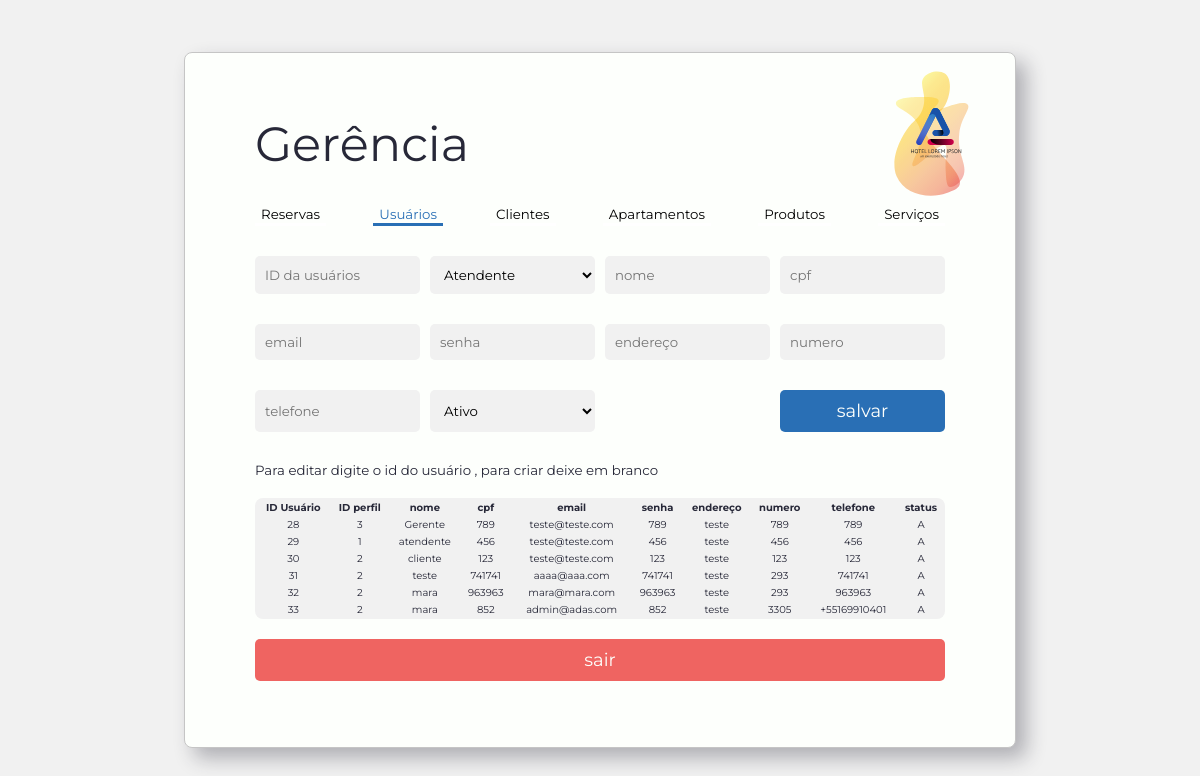
Screenshot of /gerenciaUsuarios.php (signed in) with the database file from the repository.
### tables this page shows
CREATE TABLE `tblusuario` (
  `idUsuario` int(11) NOT NULL,
  `idPerfilUsuario` int(11) NOT NULL,
  `nome` varchar(50) NOT NULL,
  `cpf` varchar(11) NOT NULL,
  `email` varchar(100) NOT NULL,
  `senha` varchar(12) NOT NULL,
  `endereco` varchar(150) DEFAULT NULL,
  `numero` varchar(20) DEFAULT NULL,
  `telefone` varchar(12) DEFAULT NULL,
  `status` varchar(1) NOT NULL
);

### gerenciaUsuarios.php (the view, shortened to what this page needs)
<?php
include '_servidor.php';
if (!isset($_SESSION)){
    $sair = "document.location.href='./_disconnect.php'";
    $reserva = "document.location.href='./gerenciareservas.php'";
    $usuarios = "document.location.href='./gerenciausuarios.php'";
    $clientes = "document.location.href='./gerenciaclientes.php'";
    $apartamentos = "document.location.href='./gerenciaapartamentos.php'";
    $produtos = "document.location.href='./gerenciaprodutos.php'";
    $servico = "document.location.href='./gerenciaservicos.php'";
    if($_SESSION['perfil']==3){
        try{
            $sql = "SELECT * FROM tblusuario " ;
                $res = $db->prepare($sql);
                $res->bindValue(1, '%a%');
                $res->execute();
                $pes = $res->fetchAll(PDO::FETCH_OBJ);
        }
        catch(PDOException $e) {
        echo $e->getMessage();
        }
        echo '<html lang="pt-br">
        <head>
            <link rel="stylesheet" href="style.css">
        </head>
        <body>
            <div class="conteiner">
                <form  class="form__login" action="_gerenciar_usuarios.php" method="POST">
                    <h1>Gerência</h1>
                        <div class="menu">
                            <button class="menu__default" onclick="document.location.href='.$reserva.'" type="button">Reservas</button>
                            <button class="menu__default--active" onclick="document.location.href='.$usuarios.'" type="button">Usuários</button>
                            <button class="menu__default" onclick="document.location.href='.$clientes.'" type="button">Clientes</button>
                            <button class="menu__default" onclick="document.location.href='.$apartamentos.'" type="button">Apartamentos</button>
                            <button class="menu__default" onclick="document.location.href='.$produtos.'" type="button">Produtos</button>
                            <button class="menu__default" onclick="document.location.href='.$servico.'" type="button">Serviços</button>
                        </div>
                        <div class="input__gerencia">
                            <input class="input__default" placeholder="ID da usuários" type="text" name="IDusuario"/>
                            <select class="input__default" placeholder="ID perfil" type="text" name="IDperfil">
                                <option value="1">Atendente</option>
                            </select>
                            <input class="input__default" placeholder="nome" type="text" name="nome"/>
                            <input class="input__default" placeholder="cpf" type="text" name="cpf"/>
                            <input class="input__default" placeholder="email" type="text" name="email"/>
                            <input class="input__default" placeholder="senha" type="text" name="senha"/>
                            <input class="input__default" placeholder="endereço" type="text" name="endereco"/>
                            <input class="input__default" placeholder="numero" type="text" name="numero"/>
                            <input class="input__default" placeholder="telefone" type="text" name="telefone"/>
                            <select class="input__default" placeholder="status" type="text" name="statusr">
                                <option value="A">Ativo</option>
                            </select>
                            <div></div>
                            <button class="button__default" type="submit">salvar</button>
                        </div>
                    <small>Para editar digite o id do usuário , para criar deixe em branco</small>
                    <table >
                    <tr>
                        <th>ID Usuário</th>
                        <th>ID perfil</th>
                        <th>nome</th>
                        <th>cpf</th>
                        <th>email</th>
                        <th>senha</th>
                        <th>endereço</th>
                        <th>numero</th>
                        <th>telefone</th>
                        <th>status</th>
                    </tr>';
                    for ($x = 0; $x < sizeof($pes); $x++){
                        echo "<tr>";
                            echo "<td>".$pes[$x]->idUsuario."</td>";
                            echo "<td>".$pes[$x]->idPerfilUsuario."</td>";
                            echo "<td>".$pes[$x]->nome."</td>";
                            echo "<td>".$pes[$x]->cpf."</td>";
                            echo "<td>".$pes[$x]->email."</td>";
                            echo "<td>".$pes[$x]->senha."</td>";
                            echo "<td>".$pes[$x]->endereco."</td>";
                            echo "<td>".$pes[$x]->numero."</td>";
                            echo "<td>".$pes[$x]->telefone."</td>";
                            echo "<td>".$pes[$x]->status."</td>";
                        echo "</tr>";
                    }
                    echo '
                </table>
                    <button class="button__default--warning" onclick="document.location.href='.$sair.'" type="button">sair</button>
                </form>
                <div class="logo__p">
                    <img src="./10_21/1111svg.svg" alt="logo loremipson">
                    <img class="animacao1 fundologo1" src="./10_21/fundo.svg" alt="logo loremipson">
                    <img class="animacao2 fundologo2" src="./10_21/fundo2.svg" alt="logo loremipson">
                </div>
            </div>
        </body>
        </html>';
    }else if($_SESSION['perfil']==1){
        header('Location: ./atendimento.php');
    }else if($_SESSION['perfil']==2){
        header('Location: ./reserva.php');
    }else{
        header('Location: ./index.html');
    }
}
?>

### style.css (style rules this page uses)
* { font-family: 'Montserrat', sans-serif; }
table { border:none !important;font-size: 10px;background-color: #f1f1f1;border-radius: 8px;margin: 20px 0; }
td { border:none !important; text-align: center; }
body { background-color: #f1f1f1; background-image: url("./10_21/367502-PAXLKG-681.jpg"); background-attachment: fixed; background-size: cover; color:#272838; display: flex; align-items: center; height: 100vh; font-family: 'Montserrat', sans-serif; justify-content: center; margin: inherit; }
.conteiner { background-color: #FDFFFC; border: 1px solid #c5c5c5; border-radius: 8px; display: flex; margin: 20px; width: 100%; max-width: 750px; min-height: 500px; padding: 0 40px; position: relative; box-shadow: 10px 10px 20px #27283854; }
.form__login { display: flex; flex-direction: column; width: 100%; padding: 30px; justify-content: center; }
.input__default { background-color: #f1f1f1; border: none; border-radius: 5px; padding: 10px; min-width: 70px; resize: none; margin: 10px 0; width: 100%; }
.button__default { color: #FDFFFC; background-color: #296FB5; padding: 10px; border: 0; border-radius: 5px; margin: 10px 0; font-size: 18px; cursor: pointer; width: 100%; }
h1 { font-size: 3em; font-weight: 400; }
.button__default--warning { background-color:#EF6461; color: #FDFFFC; padding: 10px; border: 0; border-radius: 5px; margin: 0px 0 20px; cursor: pointer; font-size: 18px; }
.input__gerencia { display: grid; grid-template-columns: 1fr 1fr 1fr 1fr; gap: 10px; margin: 20px 0; }
.logo__p { width: 100px; padding: 30px; position: absolute; right: 0; z-index: 10; display: flex; align-items: center; justify-content: center; }
.logo__p img { width: 100%; }
.menu__default { background: none; border:none; border-bottom: 3px solid white; cursor: pointer; }
.menu__default--active { color: #296FB5; background: none; border: none; border-bottom: 3px solid #296FB5; cursor: pointer; }
.menu { display: flex; justify-content: space-between; }

### rows the page displays
tblusuario: idUsuario "28", idPerfilUsuario "3", nome "Gerente", cpf "789", email "teste@teste.com", senha "789", endereco "teste", numero "789", telefone "789", status "A"
tblusuario: idUsuario "29", idPerfilUsuario "1", nome "atendente", cpf "456", email "teste@teste.com", senha "456", endereco "teste", numero "456", telefone "456", status "A"
tblusuario: idUsuario "30", idPerfilUsuario "2", nome "cliente", cpf "123", email "teste@teste.com", senha "123", endereco "teste", numero "123", telefone "123", status "A"
tblusuario: idUsuario "31", idPerfilUsuario "2", nome "teste", cpf "741741", email "aaaa@aaa.com", senha "741741", endereco "teste", numero "293", telefone "741741", status "A"
tblusuario: idUsuario "32", idPerfilUsuario "2", nome "mara", cpf "963963", email "mara@mara.com", senha "963963", endereco "teste", numero "293", telefone "963963", status "A"
tblusuario: idUsuario "33", idPerfilUsuario "2", nome "mara", cpf "852", email "admin@adas.com", senha "852", endereco "teste", numero "3305", telefone "+55169910401", status "A"
